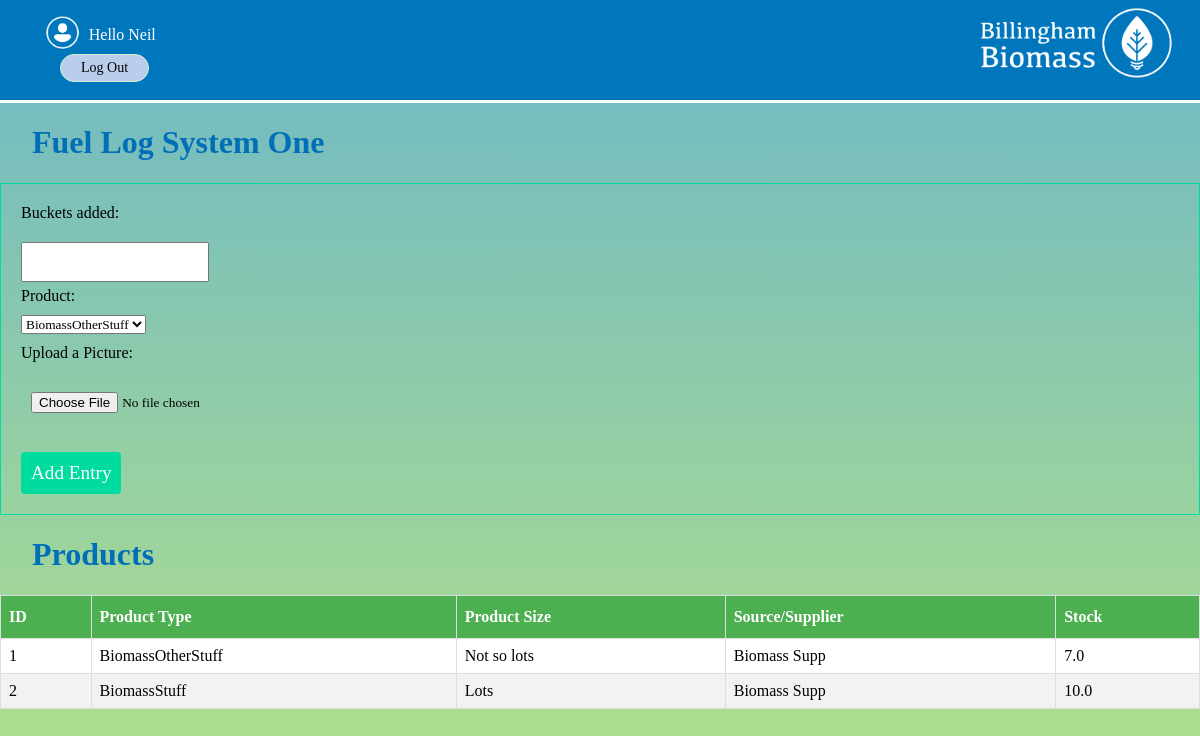
Before: /systems/systemone/fuellog (signed in) with the older database file.
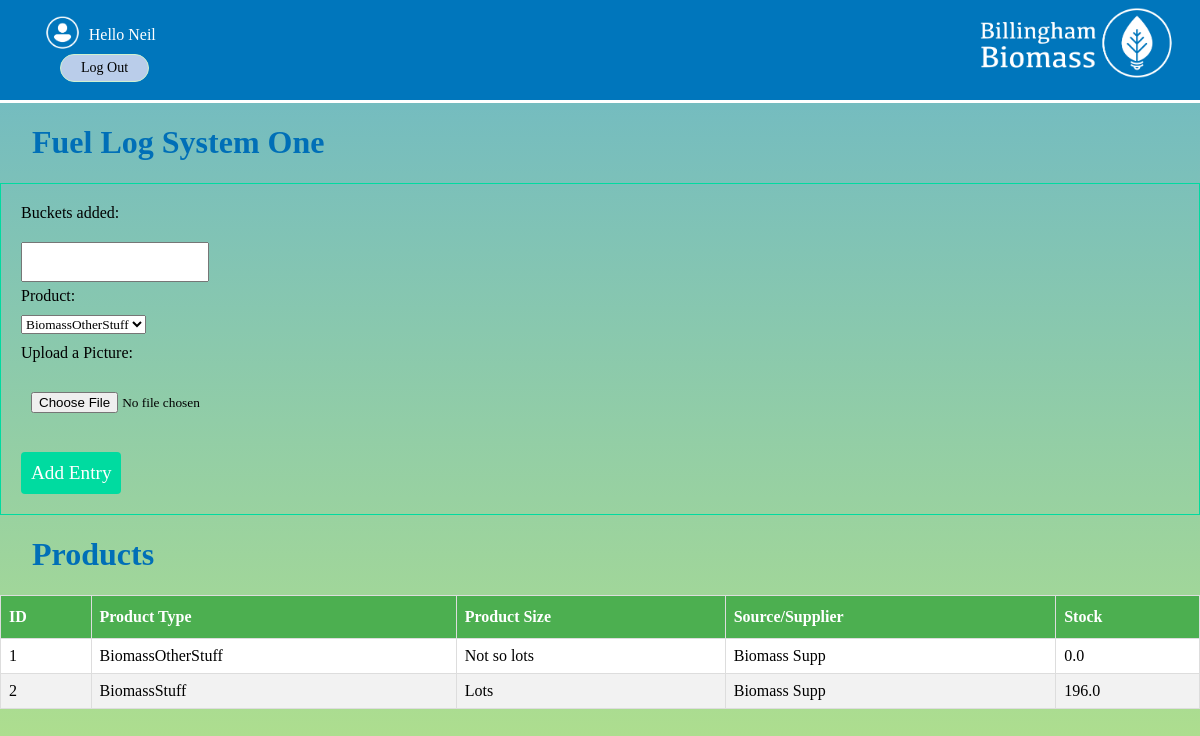
After: the same page with the newer database file.
### products/models.py (models this page shows, shortened)
class productsMod(models.Model):
    product_type = models.CharField(max_length=50)
    product_size = models.CharField(max_length=50)
    source_supplier = models.CharField(max_length=50)
    stock = models.FloatField()
    entry_date = models.DateTimeField(auto_now_add = True)
    entry_day = models.DateField(auto_now_add = True)
    staff = models.ForeignKey(User,on_delete=models.CASCADE)

### systems/views.py (the view)
# urls.py: path('systemone/fuellog',views.fuelLogSystemOne, name="fuellogsystemone"),
@login_required(login_url="/accounts/login/")
def fuelLogSystemOne(request):
    entries = FuelLogSystemOneMod.objects.all().order_by('date')
    products = productsMod.objects.all()
    if request.method == 'POST':
        form = forms.AddFuelLogOneForm(request.POST, request.FILES)
        productid = form['product'].value()
        product = productsMod.objects.get(id=productid)
        bucketsRemoved = form['buckets_added'].value()
        bucketsRemoved = float(bucketsRemoved)
        if form.is_valid():
            productid = form['product'].value()
            product = productsMod.objects.get(id=productid)
            bucketsRemoved = form['buckets_added'].value()
            bucketsRemoved = float(bucketsRemoved)
            product.stock = product.stock - bucketsRemoved
            product.save()
            instance = form.save(commit=False)
            instance.staff = request.user
            instance.save()
            return redirect('home')
    else:
        form = forms.AddFuelLogOneForm()
    return render(request,'systems/fuellogsystemone.html',{'form':form,'entry':entries,'products':products})

### systems/forms.py
class AddFuelLogOneForm(forms.ModelForm):
    def __init__(self, *args, **kwargs):
       super(AddFuelLogOneForm, self).__init__(*args, **kwargs)
       self.fields['thumb'].label = "Upload a Picture"
    class Meta:
        model = models.FuelLogSystemOneMod
        fields = ['buckets_added','product','thumb']

### systems/templates/systems/fuellogsystemone.html (shortened to what this page needs)
{% extends 'base_layout.html' %}
{% block content %}
<div class="wrapper">
  <h1>Fuel Log System One</h1>
  <form class="site-form" action="{%url 'systems:fuellogsystemone'%}" method="post" enctype="multipart/form-data">
      {{form}}
    <input type="submit" value="Add Entry">
  </form>
  <div class="monthly">
    <h1>Products</h1>
    <table>
      <thead>
      <th>ID</th>
      <th>Product Type</th>
      <th>Product Size</th>
      <th>Source/Supplier</th>
      <th>Stock</th>
      </thead>
      <tbody>
    {% for product in products %}
    <tr>
        <td>{{product.id}}</td>
        <td>{{product.product_type}}</td>
        <td>{{product.product_size}}</td>
        <td>{{product.source_supplier}}</td>
        <td>{{product.stock}}</td>
        </tr>
      {% endfor %}
        </tbody>
      </table>
  </div>
</div>
{% endblock %}

Changed rows visible on the page:
changed productsMod "BiomassOtherStuff": stock "7.0" → "0.0"
changed productsMod "BiomassStuff": stock "10.0" → "196.0"
